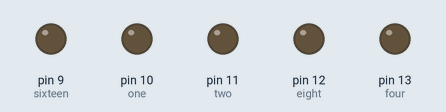
Simulated run of this sketch. Board: Arduino Uno, built with avr-gcc and run on an emulated ATmega328P. On the bench: output pins drawn as LEDs (lit = HIGH).

Above: at 0.1 s.
At 3.1 s:
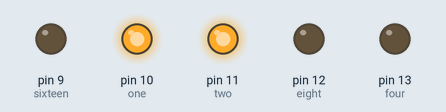
At 7.1 s:
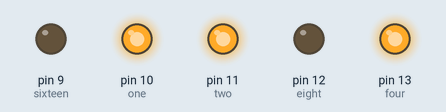
At 15.1 s:
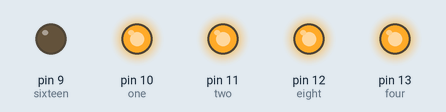
At 23.1 s:
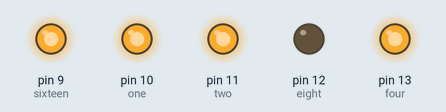
At 31.1 s:
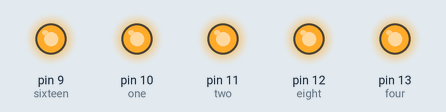
Timing chart, 0 to 40.0 s (numbered marks = the images above):
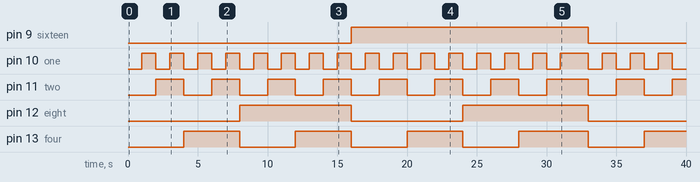

The sketch:

5_bit_counter.ino
```cpp
int eight=12;
int four=13;
int two=11;
int one=10;
int sixteen=9;
int wait=1000;
void setup() {
  // put your setup code here, to run once:
pinMode(sixteen,OUTPUT);
pinMode(eight,OUTPUT);
pinMode(four,OUTPUT);
pinMode(two,OUTPUT);
pinMode(one,OUTPUT);
}

void loop() {
  // put your main code here, to run repeatedly:

digitalWrite(sixteen,LOW);
digitalWrite(eight, LOW);
digitalWrite(four,LOW);
digitalWrite(two,LOW);
digitalWrite(one,LOW);

delay(wait);

digitalWrite(sixteen,LOW);
digitalWrite(eight, LOW);
digitalWrite(four,LOW);
digitalWrite(two,LOW);
digitalWrite(one,HIGH);

delay(wait);

digitalWrite(sixteen,LOW);
digitalWrite(eight, LOW);
digitalWrite(four,LOW);
digitalWrite(two,HIGH);
digitalWrite(one,LOW);

delay(wait);

digitalWrite(sixteen,LOW);
digitalWrite(eight, LOW);
digitalWrite(four,LOW);
digitalWrite(two,HIGH);
digitalWrite(one,HIGH);

delay(wait);

digitalWrite(sixteen,LOW);
digitalWrite(eight, LOW);
digitalWrite(four,HIGH);
digitalWrite(two,LOW);
digitalWrite(one,LOW);

delay(wait);

digitalWrite(sixteen,LOW);
digitalWrite(eight, LOW);
digitalWrite(four,HIGH);
digitalWrite(two,LOW);
digitalWrite(one,HIGH);

delay(wait);

digitalWrite(sixteen,LOW);
digitalWrite(eight, LOW);
digitalWrite(four,HIGH);
digitalWrite(two,HIGH);
digitalWrite(one,LOW);

delay(wait);

digitalWrite(sixteen,LOW);
digitalWrite(eight, LOW);
digitalWrite(four,HIGH);
digitalWrite(two,HIGH);
digitalWrite(one,HIGH);


delay(wait);


digitalWrite(sixteen,LOW);
digitalWrite(eight,HIGH);
digitalWrite(four,LOW);
digitalWrite(two,LOW);
digitalWrite(one,LOW);

delay(wait);

digitalWrite(sixteen,LOW);
digitalWrite(eight, HIGH);
digitalWrite(four,LOW);
digitalWrite(two,LOW);
digitalWrite(one,HIGH);

delay(wait);

digitalWrite(sixteen,LOW);
digitalWrite(eight, HIGH);
digitalWrite(four,LOW);
digitalWrite(two,HIGH);
digitalWrite(one,LOW);

delay(wait);

digitalWrite(sixteen,LOW);
digitalWrite(eight, HIGH);
digitalWrite(four,LOW);
digitalWrite(two,HIGH);
digitalWrite(one,HIGH);

delay(wait);

digitalWrite(sixteen,LOW);
digitalWrite(eight, HIGH);
digitalWrite(four,HIGH);
digitalWrite(two,LOW);
digitalWrite(one,LOW);

delay(wait);

digitalWrite(sixteen,LOW);
digitalWrite(eight, HIGH);
digitalWrite(four,HIGH);
digitalWrite(two,LOW);
digitalWrite(one,HIGH);

delay(wait);

digitalWrite(sixteen,LOW);
digitalWrite(eight, HIGH);
digitalWrite(four,HIGH);
digitalWrite(two,HIGH);
digitalWrite(one,LOW);

delay(wait);

digitalWrite(sixteen,LOW);
digitalWrite(eight, HIGH);
digitalWrite(four,HIGH);
digitalWrite(two,HIGH);
digitalWrite(one,HIGH);


delay(wait);

digitalWrite(sixteen,LOW);
digitalWrite(eight, HIGH);
digitalWrite(four,HIGH);
digitalWrite(two,HIGH);
digitalWrite(one,HIGH);


digitalWrite(sixteen,HIGH);
digitalWrite(eight, LOW);
digitalWrite(four,LOW);
digitalWrite(two,LOW);
digitalWrite(one,LOW);

delay(wait);

digitalWrite(sixteen,HIGH);
digitalWrite(eight, LOW);
digitalWrite(four,LOW);
digitalWrite(two,LOW);
digitalWrite(one,HIGH);

delay(wait);

digitalWrite(sixteen,HIGH);
digitalWrite(eight, LOW);
digitalWrite(four,LOW);
digitalWrite(two,HIGH);
digitalWrite(one,LOW);

delay(wait);

digitalWrite(sixteen,HIGH);
digitalWrite(eight, LOW);
digitalWrite(four,LOW);
digitalWrite(two,HIGH);
digitalWrite(one,HIGH);

delay(wait);

digitalWrite(sixteen,HIGH);
digitalWrite(eight, LOW);
digitalWrite(four,HIGH);
digitalWrite(two,LOW);
digitalWrite(one,LOW);

delay(wait);

digitalWrite(sixteen,HIGH);
digitalWrite(eight, LOW);
digitalWrite(four,HIGH);
digitalWrite(two,LOW);
digitalWrite(one,HIGH);

delay(wait);

digitalWrite(sixteen,HIGH);
digitalWrite(eight, LOW);
digitalWrite(four,HIGH);
digitalWrite(two,HIGH);
digitalWrite(one,LOW);

delay(wait);

digitalWrite(sixteen,HIGH);
digitalWrite(eight, LOW);
digitalWrite(four,HIGH);
digitalWrite(two,HIGH);
digitalWrite(one,HIGH);


delay(wait);


digitalWrite(sixteen,HIGH);
digitalWrite(eight,HIGH);
digitalWrite(four,LOW);
digitalWrite(two,LOW);
digitalWrite(one,LOW);

delay(wait);

digitalWrite(sixteen,HIGH);
digitalWrite(eight, HIGH);
digitalWrite(four,LOW);
digitalWrite(two,LOW);
digitalWrite(one,HIGH);

delay(wait);

digitalWrite(sixteen,HIGH);
digitalWrite(eight, HIGH);
digitalWrite(four,LOW);
digitalWrite(two,HIGH);
digitalWrite(one,LOW);

delay(wait);

digitalWrite(sixteen,HIGH);
digitalWrite(eight, HIGH);
digitalWrite(four,LOW);
digitalWrite(two,HIGH);
digitalWrite(one,HIGH);

delay(wait);

digitalWrite(sixteen,HIGH);
digitalWrite(eight, HIGH);
digitalWrite(four,HIGH);
digitalWrite(two,LOW);
digitalWrite(one,LOW);

delay(wait);

digitalWrite(sixteen,HIGH);
digitalWrite(eight, HIGH);
digitalWrite(four,HIGH);
digitalWrite(two,LOW);
digitalWrite(one,HIGH);

delay(wait);

digitalWrite(sixteen,HIGH);
digitalWrite(eight, HIGH);
digitalWrite(four,HIGH);
digitalWrite(two,HIGH);
digitalWrite(one,LOW);

delay(wait);

digitalWrite(sixteen,HIGH);
digitalWrite(eight, HIGH);
digitalWrite(four,HIGH);
digitalWrite(two,HIGH);
digitalWrite(one,HIGH);


delay(wait);

digitalWrite(sixteen,HIGH);
digitalWrite(eight, HIGH);
digitalWrite(four,HIGH);
digitalWrite(two,HIGH);
digitalWrite(one,HIGH);

delay(wait);

}
 
```

Measured:
- by itself, pin 9 (sixteen): LOW → HIGH at 16.0 s, → LOW 17.0 s later
- by itself, pin 10 (one): goes 15 × (HIGH 1.0 s, LOW 1.0 s), HIGH 2.0 s, 3 × (LOW 1.0 s, HIGH 1.0 s), then LOW
- by itself, pin 11 (two): goes 7 × (HIGH 2.0 s, LOW 2.0 s), HIGH 3.0 s, LOW 2.0 s, HIGH 2.0 s, LOW 2.0 s, then HIGH
- by itself, pin 12 (eight): alternates HIGH for 8.5 s and LOW for 8.0 s
- by itself, pin 13 (four): goes 3 × (HIGH 4.0 s, LOW 4.0 s), HIGH 5.0 s, LOW 4.0 s, then HIGH
